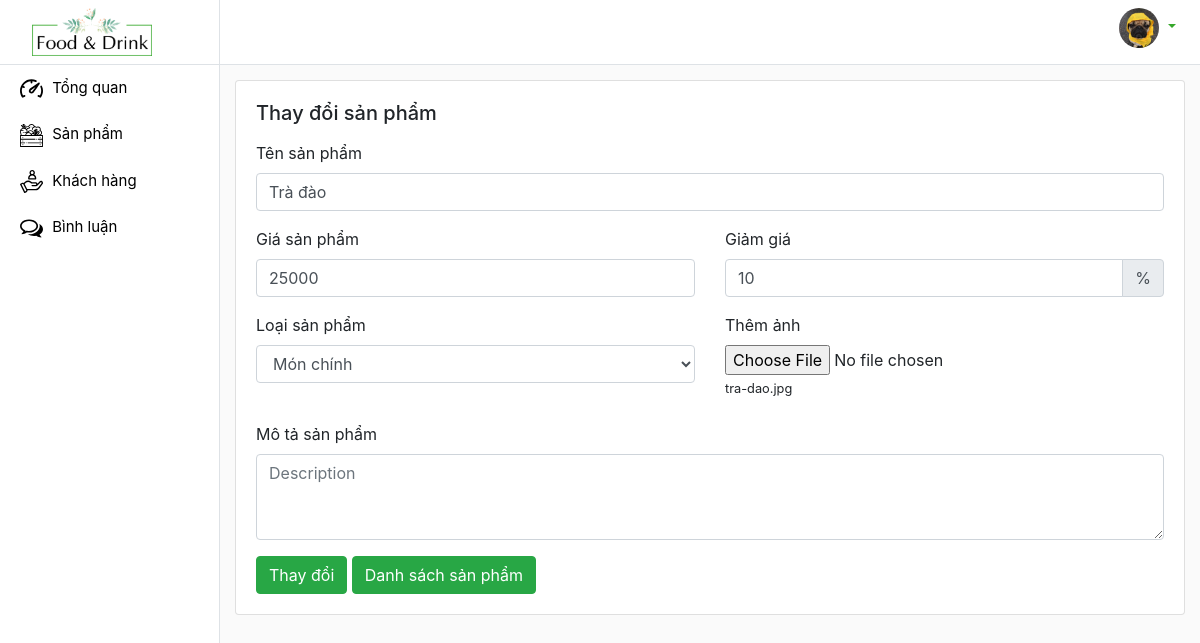
The page /admin/products/index.php?viewEditProduct&id_product=12 on the database its author committed.
### tables this page shows
CREATE TABLE `products` (
  `id_product` int(12) NOT NULL,
  `name_product` varchar(120) NOT NULL,
  `img_product` varchar(200) NOT NULL,
  `price_product` float NOT NULL,
  `sale` float NOT NULL,
  `view` int(10) NOT NULL,
  `kind_product` varchar(60) NOT NULL,
  `description` text NOT NULL
);

### admin/products/index.php (called while the page is built, shortened)
<?php
    require '../../global.php';
    require '../../DAO/functionProduct.php';
    extract($_REQUEST);
    if(array_key_exists('viewAddProduct', $_REQUEST)) {
        $view_name = 'viewAddProduct.php';
    }
    else if(array_key_exists('addNewProduct', $_REQUEST)) {
        $img_product = save_file("img", $DIR_IMG);
        insertProduct($name_product, $price_product, $sale, $kind_product, $img_product, $description);
        $message = 'Thêm mới thành công!';
        $view_name = 'viewAddProduct.php';
    }
    else if(array_key_exists('deleteProduct', $_REQUEST)){
        deleteProduct($id_product);
        $message = 'Xóa thành công!';
        $products = selectProducts();
        $view_name = 'displayTableProducts.php';
    }
    else if(array_key_exists('viewEditProduct', $_REQUEST)){
        $product = selectProduct($id_product);
    }
    require('../layout.php');
?>

### DAO/functionProduct.php (called while the page is built, shortened)
<?php
    require_once 'database.php';
    function selectProduct($id_product){
        global $db;
        $select = "SELECT * FROM products WHERE id_product = '$id_product'";
        $product = $db->query($select);
        return $product->fetch();
    }
?>

### global.php (called while the page is built, shortened)
<?php
    $URL = "/du-an-1";
    $URL_ADMIN = $URL . '/admin';
?>

### admin/products/editProduct.php (the view, shortened to what this page needs)
<div class="card">
    <div class="card-body">
        <h5 class="mb-3">Thay đổi sản phẩm</h5>
        <form action="index.php" method="POST" enctype="multipart/form-data">
            <div class="form-group">
                <label for="name_product">Tên sản phẩm</label>
                <input type="text" class="form-control" id="name_product" name="name_product"
                    placeholder="Enter product" value="<?=$product['name_product']?>">
            </div>
            <div class="form-group">
                <div class="row">
                    <div class="col">
                        <label for="price_product">Giá sản phẩm</label>
                        <input type="text" class="form-control" id="price_product" name="price_product"
                            placeholder="Enter price" value="<?=$product['price_product']?>">
                    </div>
                    <div class="col">
                        <label for="sale">Giảm giá</label>
                        <div class="input-group">
                            <input type="text" id="sale" name="sale" class="form-control" placeholder="Sale"
                                aria-label="Recipient's username" aria-describedby="basic-addon2" value="<?=$product['sale']?>">
                            <div class="input-group-append">
                                <span class="input-group-text" id="basic-addon2">%</span>
                            </div>
                        </div>
                    </div>
                </div>
            </div>
            <div class="form-group">
                <div class="row">
                    <div class="col">
                        <label for="kind_product">Loại sản phẩm</label>
                        <select class="form-control" id="kind_product" name="kind_product" value="<?=$product['kind_product']?>">
                            <option value="Món chính">Món chính</option>
                        </select>
                    </div>
                    <div class="col">
                        <label for="exampleFormControlFile1">Thêm ảnh</label>
                        <input type="file" name="img" class="form-control-file" id="exampleFormControlFile1">
                        <label class="small"><?=$product['img_product']?></label>
                    </div>
                </div>
            </div>
            <div class="form-group">
                <label for="description">Mô tả sản phẩm</label>
                <textarea class="form-control" id="description" rows="3" name="description"
                    placeholder="Description"><?=$product['description']?></textarea>
            </div>
            <button type="submit" class="btn btn-success" name="editProduct">Thay đổi</button>
            <a href="<?=$URL_ADMIN?>/products" class="btn btn-success">Danh sách sản phẩm</a>
        </form>
    </div>
</div>

### css/admin.css (style rules this page uses)
body { background-color: #fafafa; }

### rows shown on the page
products: name_product "Trà đào", price_product "25000", sale "10", kind_product "Món chính", img_product "tra-dao.jpg"
